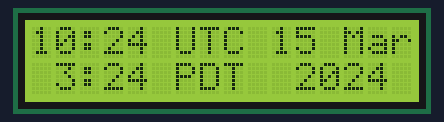
Bench run of a sketch on a simulated Arduino Uno, built for the host (arithmetic inside an expression is 32-bit, double 64-bit). Shown: 16×2 character LCD. WiFi joins after 1.5 s; servers stay silent unless stated; what the sketch prints to the serial monitor is not drawn.

Above: at 2.6 s.
At 30.7 s:
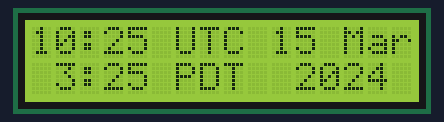
At 91.0 s:
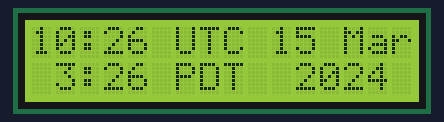

Measured:
- what the display in image 0 shows lasts 28.1 s, from 2.6 s to 30.7 s
- what the display in image 1 shows lasts 60.2 s, from 30.7 s to 90.9 s

The sketch:

ntpClock.ino
```cpp
// UDP NTP Client - Implements an NTP set clock
//
// Displays UTC and Pacific time and date on 16x2 LCD display synchronized to internet time server time.nist.gov.
// Calculates daylights savings time, handles leap years.  Currently only set up to display Pacific and UTC zones.
// The local time zone can be changed by changing localTimeZoneOffset to the appropriate value to be added to
// UTC time.
//
// You may also read about this project on my blog at:
//
// http://ko7m.blogspot.com/2017/04/a-silly-little-project.html
//
// Jeff Whitlatch - ko7m
// 23 Mar 2017

#include <Ethernet.h>
#include <EthernetUdp.h>
#include <LiquidCrystal.h>

// Defines
#define localTimeZoneOffset (-8)

// Freetronics 16x2 version
LiquidCrystal lcd(8,9,4,5,6,7);

// MAC address to use for Ethernet adapter
byte mac[] = { 0xDE, 0xAD, 0xBE, 0xEF, 0xCA, 0xFE };

unsigned int localPort = 8888;       // local port to listen for UDP packets

char timeServer[] = "time.nist.gov"; // time.nist.gov NTP server

const int NTP_PACKET_SIZE = 48; // NTP time stamp is in the first 48 bytes of the message

byte packetBuffer[ NTP_PACKET_SIZE]; //buffer to hold incoming and outgoing packets

// A UDP instance to let us send and receive packets over UDP
EthernetUDP Udp;

const char *szMonth[] = { "Jan", "Feb", "Mar", "Apr", "May", "Jun",
    "Jul", "Aug", "Sep", "Oct", "Nov", "Dec" };

void setup()
{
    // Open serial communications and wait for port to open:
    Serial.begin(115200);
    Serial.println("Setting up ethernet");

    // Init the LCD display
    lcd.begin(16, 2);

    // start Ethernet and UDP
    if (Ethernet.begin(mac) == 0)
    {
        Serial.println("Failed to configure Ethernet using DHCP");
        // no point in carrying on, so do nothing forevermore:
        for (;;);
    }
    Udp.begin(localPort);
    Serial.println("End of setup");
}

unsigned long secsSince1900 = 0;

int hour = 0;
int minute = 59;
int second = 58;
int day = 0;
int month = 0;
int year = 1900;
int dow = 0;
boolean fDST = false;

char buf[256];

void loop()
{
    // Once every hour, update from the net, this takes a couple seconds so we don't do every time thru loop
    if (minute == 59 && second == 58)
    {
        sendNTPpacket(timeServer); // send an NTP packet to a time server

        delay(1000);

        if (Udp.parsePacket())
        {
            // We've received a packet, read the data from it
            Udp.read(packetBuffer, NTP_PACKET_SIZE); // read the packet into the buffer

            // the timestamp starts at byte 40 of the received packet and is four bytes,
            // or two words, long. First, extract the two words:

            unsigned long highWord = word(packetBuffer[40], packetBuffer[41]);
            unsigned long lowWord = word(packetBuffer[42], packetBuffer[43]);
            // combine the four bytes (two words) into a long integer
            // this is NTP time (seconds since Jan 1 1900):
            secsSince1900 = highWord << 16 | lowWord;
            Serial.print("Seconds since Jan 1 1900 = ");
            Serial.println(secsSince1900);
        }
    }

    // Unix time starts on Jan 1 1970. In seconds, that's 2208988800:
    const unsigned long seventyYears = 2208988800UL;

    // subtract seventy years:
    unsigned long epoch = secsSince1900 - seventyYears;

    // Calculate UTC time
    hour = (epoch / 60 / 60) % 24;
    minute = (epoch / 60) % 60;
    second = epoch % 60;

    // Adjust epoch to PST (minus 8 hours)  So we calculate date based on local time.
    epoch += (localTimeZoneOffset * 60 * 60);

    // Algorithm from http://howardhinnant.github.io/date_algorithms.html#civil_from_days
    // an era is a 400 year period starting 1 Mar 0000.
    long z = epoch / 86400 + 719468;
    long era = (z >= 0 ? z : z - 146096) / 146097;
    unsigned long doe = static_cast<unsigned long>(z - era * 146097);     // Day of era
    unsigned long yoe = (doe - doe/1460 + doe/36524 - doe/146096) / 365;  // Year of era
    unsigned long doy = doe - (365*yoe + yoe/4 - yoe/100);
    unsigned long mp = (5*doy + 2)/153;

    month = mp + (mp < 10 ? 3 : -9);
    day = doy - (153*mp+2)/5 + 1;
    year = static_cast<int>(yoe) + era * 400;
    year += (month <= 2);

    dow = dowFromDate(day, month, year);    // Day of week
    fDST = isDST(day, month, dow);          // Daylight savings time true/false

    // Build the print buffer
    sprintf(buf, "%2d:%02d UTC %2d %s", hour, minute, day, szMonth[month-1]);
    lcd.setCursor(0, 0);
    lcd.print(buf);

    // Recalculate the local hour
    hour = (epoch / 60 / 60) % 24;

    // Print the second time zone
    sprintf(buf, "%2d:%02d %s  %d", hour + (fDST ? 1 : 0), minute, fDST ? "PDT" : "PST", year);
    lcd.setCursor(0, 1);
    lcd.print(buf);

    // Keep the network alive every 60 seconds
    if (second % 60 == 0)
        Ethernet.maintain();

    // Accuracy depends on system clock accuracy, corrected once an hour.
    delay(1000);
    secsSince1900++;
}

// send an NTP request to the time server at the given address
void sendNTPpacket(char* address)
{
    // set all bytes in the buffer to 0
    memset(packetBuffer, 0, NTP_PACKET_SIZE);

    // Initialize values needed to form NTP request
    // (see URL above for details on the packets)
    packetBuffer[0] = 0b11100011;   // LI, Version, Mode
    packetBuffer[1] = 0;     // Stratum, or type of clock
    packetBuffer[2] = 6;     // Polling Interval
    packetBuffer[3] = 0xEC;  // Peer Clock Precision

    // 8 bytes of zero for Root Delay & Root Dispersion
    packetBuffer[12]  = 49;
    packetBuffer[13]  = 0x4E;
    packetBuffer[14]  = 49;
    packetBuffer[15]  = 52;

    // all NTP fields have been given values, now
    // you can send a packet requesting a timestamp:
    Udp.beginPacket(address, 123); //NTP requests are to port 123
    Udp.write(packetBuffer, NTP_PACKET_SIZE);
    Udp.endPacket();
}

// In most of the US, DST starts on the second Sunday of March and ends on the first
// Sunday of November at 2 am both times.
bool isDST(int day, int month, int dow)
{
    if (month < 3 || month > 11) return false;
    if (month > 3 && month < 11) return true;

    int prevSunday = day - dow;

    // In March, we are DST if our previous sunday was on or after the 8th.
    if (month == 3) return prevSunday >= 8;

    // In November, we must be before the first Sunday to be DST which means the
    // previous sunday must be before the 1st.
    return prevSunday <=0;
}

// Day of week calculation
inline int dowFromDate(int d, int m, int y)
{
    return (d += m < 3 ? y-- : y - 2, 23*m/9 + d + 4 + y/4- y/100 + y/400)%7;
}
```
